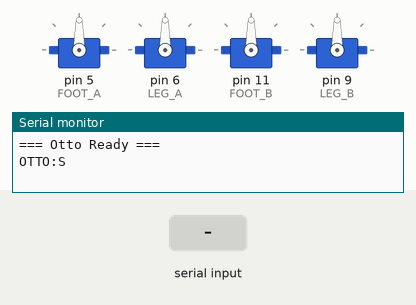
Bench run of a sketch on a simulated Arduino Nano, built with avr-gcc and run on an emulated ATmega328P. Parts: 4 × servo, the last lines printed to the serial monitor. The inputs (shaded band) are chosen by the test bench.

Above: at 1.2 s.
1.3 s: "forw\n" received over Serial
4.3 s: byte 76 ('L') received over Serial
At 4.47 s:
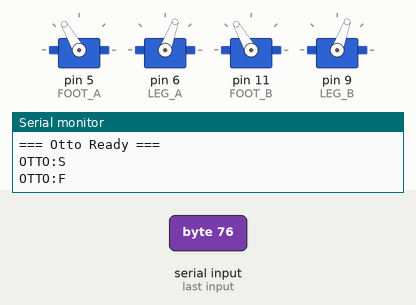
7.3 s: byte 82 ('R') received over Serial
10.3 s: byte 66 ('B') received over Serial
At 11.1 s:
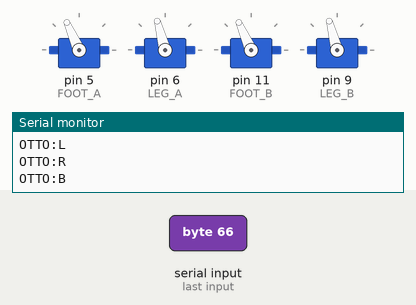
16.3 s: "right\n" received over Serial
At 16.83 s:
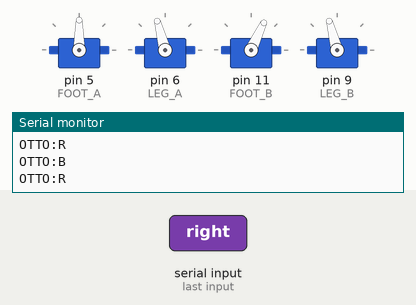
Timing chart, 0 to 21.8 s (numbered marks = the images above; inputs shaded):
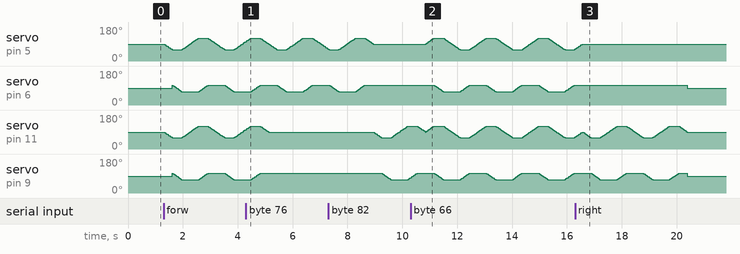

The sketch:

otto_firmware.ino
```cpp
/*
 * ============================================================
 * OTTO ROBOT - BLUETOOTH + VOICE FIRMWARE  (Robotics Club, Otto Lecture 9)
 * ============================================================
 * Works with the Otto page and the Voice page in Bolt Control, and with the
 * phone app (Car Controller arrows and Voice Terminal words).
 * The walk is the same as the lecture blocks, without delay(), so Otto
 * hears new commands while he walks.
 *
 * WIRING (Arduino Nano)
 *   Servos:  pin 5  + pin 11  = feet  (tilt together, 60..120)
 *            pin 6  + pin 9   = legs  (swing together, 70..105)
 *            left walk moves only 5 + 6, right walk only 11 + 9
 *   HC-05:   RX -> TX(1) ,  TX -> RX(0) ,  GND -> GND ,  VCC -> 5V
 *            (the lecture code reads "serial 0"). Unplug RX/TX while uploading.
 *   Power:   battery (7-20V) -> buck converter input+ / input-
 *            buck output+ (5V) -> servo red wires + Nano 5V ; output- -> GND
 *
 * COMMANDS
 *   letters (Car Controller, Otto page):  F forward  B back  L left  R right
 *            -> keeps walking until  S  (Otto finishes his step, then stands)
 *   words   (Voice Terminal, Voice page): forward / go, back, left, right
 *            -> WORD_STEPS steps, then stands ;  stop -> stands after this step
 *   0..9    speed (5 = the lecture's 0.01 s per degree)
 *   ?       ask what Otto is doing
 *
 * ANSWER:  OTTO:F / OTTO:B / OTTO:L / OTTO:R  while walking,  OTTO:S  standing,
 *          OTTO:? <word>  for a word Otto doesn't know
 * ============================================================
 */

#include <Servo.h>

// ---------- pins ----------
#define FOOT_A   5      // side A = left walk
#define LEG_A    6
#define FOOT_B  11      // side B = right walk
#define LEG_B    9

// ---------- tuning ----------
const int  WORD_STEPS  = 3;              // steps for one spoken word
const int  START_LEVEL = 5;              // speed 5 = 10 ms per degree, like the lecture
const byte TICK_MS[10] = {20, 18, 16, 14, 12, 10, 9, 8, 7, 6};
const unsigned long INPUT_GAP = 80;      // a word / letter ends after a newline or this pause

// ---------- one step = 5 moves (from the lecture blocks) ----------
const byte FEET = 0, LEGS = 1;
struct Move { byte group; int from; int to; };
const Move STEP_FWD[5]  = {{FEET, 90, 60},  {LEGS, 105, 70}, {FEET, 60, 120},
                           {LEGS, 70, 105}, {FEET, 120, 90}};
const Move STEP_BACK[5] = {{FEET, 90, 120}, {LEGS, 105, 70}, {FEET, 120, 60},
                           {LEGS, 70, 105}, {FEET, 60, 90}};

Servo footA, legA, footB, legB;

// ---------- state ----------
char walk = 'S';            // what Otto is doing now
char want = 'S';            // what he was asked to do
int  stepsLeft = -1;        // -1 = keep walking (letters), > 0 = steps left (words)
bool useA = true, useB = true;
const Move *step = STEP_FWD;
byte moveIdx = 0;
int  angle = 90;
byte tickMs = TICK_MS[START_LEVEL];
unsigned long lastTick = 0;

char buf[24];
byte len = 0;
unsigned long lastChar = 0;

// ============================================================
void setup() {
  Serial.begin(9600);                   // HC-05 talks at 9600
  footA.attach(FOOT_A); legA.attach(LEG_A);
  footB.attach(FOOT_B); legB.attach(LEG_B);
  home();                               // the lecture's "origin servo"
  Serial.println("=== Otto Ready ===");
  report();
}

// ============================================================
void loop() {
  unsigned long now = millis();
  readInput(now);

  if (walk == 'S') {
    if (want != 'S') startStep(want, now);
    return;
  }

  if (now - lastTick < tickMs) return;  // one degree every tickMs
  lastTick = now;

  const Move &m = step[moveIdx];
  angle += (m.to > m.from) ? 1 : -1;
  writeGroup(m.group, angle);
  if (angle == m.to) {
    moveIdx++;
    if (moveIdx < 5) angle = step[moveIdx].from;
    else stepDone(now);
  }
}

// ============================================================
// WALKING
// ============================================================
void startStep(char c, unsigned long now) {
  if (c != walk) { walk = c; report(); }
  useA = (c != 'R');                    // left walk: side A only
  useB = (c != 'L');                    // right walk: side B only
  step = (c == 'B') ? STEP_BACK : STEP_FWD;
  moveIdx = 0;
  angle = step[0].from;
  lastTick = now;
}

void stepDone(unsigned long now) {
  if (stepsLeft > 0) stepsLeft--;
  if (want == 'S' || stepsLeft == 0) {  // asked to stop, or the spoken steps are done
    want = 'S';
    walk = 'S';
    home();
    report();
  } else {
    startStep(want, now);               // next step (maybe in a new direction)
  }
}

void writeGroup(byte group, int a) {
  if (group == FEET) {
    if (useA) footA.write(a);
    if (useB) footB.write(a);
  } else {
    if (useA) legA.write(a);
    if (useB) legB.write(a);
  }
}

void home() {
  footA.write(90); legA.write(90);
  footB.write(90); legB.write(90);
}

// ============================================================
// INPUT: single letters (arrows) or words (voice)
// ============================================================
void readInput(unsigned long now) {
  while (Serial.available()) {
    char c = Serial.read();
    lastChar = now;
    if (c == '\n' || c == '\r') endInput();
    else if (len < sizeof(buf) - 1) buf[len++] = c;
  }
  // the phone app sends no newline: the input ends after a short pause
  if (len > 0 && now - lastChar > INPUT_GAP) endInput();
}

void endInput() {
  buf[len] = 0;
  byte n = len;
  len = 0;
  if (n == 0) return;

  bool isWord = false;                  // words have small letters, commands don't
  for (byte i = 0; i < n; i++) if (islower(buf[i])) isWord = true;
  if (!isWord) {
    for (byte i = 0; i < n; i++) letter(buf[i]);
    return;
  }

  for (byte i = 0; i < n; i++) buf[i] = tolower(buf[i]);
  if      (strstr(buf, "stop"))                       { want = 'S'; stepsLeft = -1; }
  else if (strstr(buf, "forw") || strstr(buf, "go"))  spoken('F');   // "forw" also catches typos like "Forwaed"
  else if (strstr(buf, "back"))                       spoken('B');
  else if (strstr(buf, "left"))                       spoken('L');
  else if (strstr(buf, "right"))                      spoken('R');
  else { Serial.print("OTTO:? "); Serial.println(buf); }
}

void letter(char c) {
  if (c == 'F' || c == 'B' || c == 'L' || c == 'R') { want = c; stepsLeft = -1; }
  else if (c == 'S')                  { want = 'S'; stepsLeft = -1; }
  else if (c >= '0' && c <= '9')      tickMs = TICK_MS[c - '0'];
  else if (c == '?')                  report();
}

void spoken(char c) {
  want = c;
  stepsLeft = WORD_STEPS;
}

void report() {
  Serial.print("OTTO:");
  Serial.println(walk);
}
```

Measured:
- after the input at 4.3 s, servo on pin 11 (FOOT_B): goes on until 5.1 s, then stays 90°; servo on pin 9 (LEG_B): goes on until 4.8 s, then stays 105°
- after the input at 16.3 s, servo on pin 5 (FOOT_A): goes on until 16.6 s, then stays 90°
